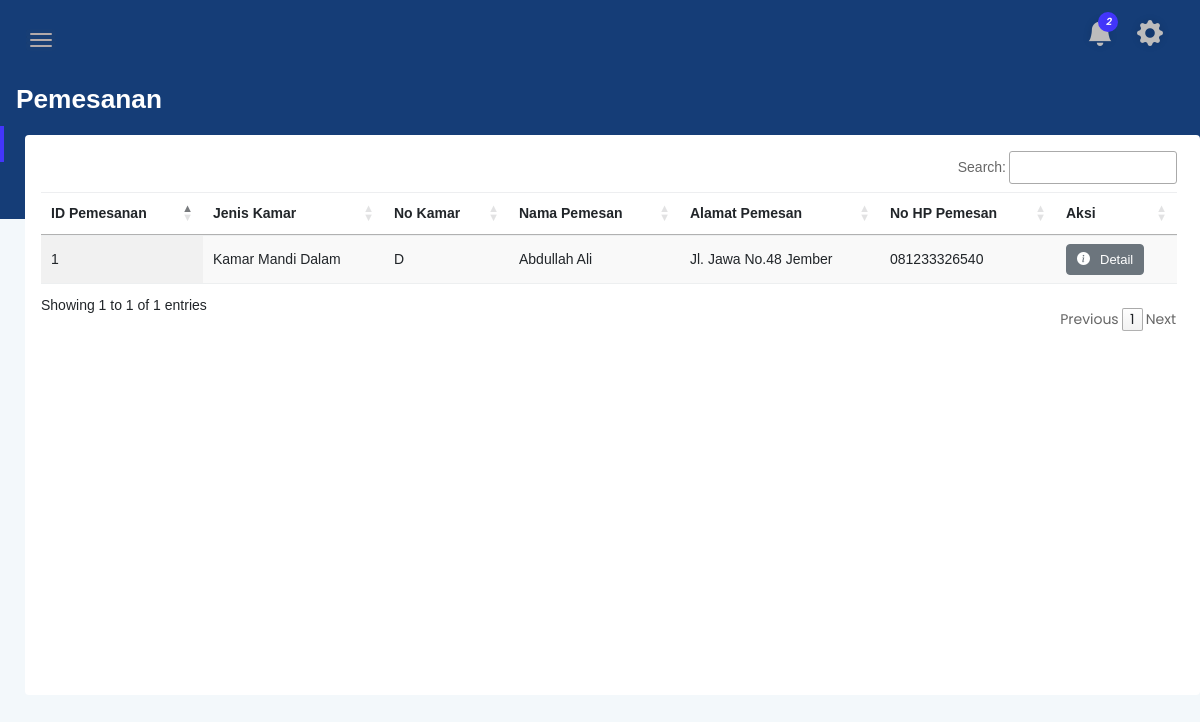
Page /admin/booking.php (signed in) on the committed database.
### tables this page shows
CREATE TABLE `pemesanan` (
  `id_psn` int(255) UNSIGNED NOT NULL,
  `jenis_kamar_psn` varchar(255) NOT NULL,
  `no_kamar_psn` varchar(255) NOT NULL,
  `nama_psn` varchar(255) NOT NULL,
  `alamat_psn` varchar(255) NOT NULL,
  `no_hp_psn` varchar(255) NOT NULL,
  `lampiran_ktp_psn` varchar(255) NOT NULL,
  `tgl_psn` date NOT NULL
);

### admin/method/pemesanan/ViewPemesanan.php
<?php
include 'database/config.php';
$sql = "SELECT * FROM pemesanan";
$hasil = mysqli_query($conn, $sql);
while ($data = mysqli_fetch_array($hasil, MYSQLI_ASSOC)) {
?>
    <tr>
        <td>
            <?php echo $data['id_psn']; ?>
        </td>
        <td>
            <?php echo $data['jenis_kamar_psn']; ?>
        </td>
        <td>
            <?php echo $data['no_kamar_psn']; ?>
        </td>
        <td>
            <?php echo $data['nama_psn']; ?>
        </td>
        <td>
            <?php echo $data['alamat_psn']; ?>
        </td>
        <td>
            <?php echo $data['no_hp_psn']; ?>
        </td>
        <th>
            <button class="btn btn-secondary btn-xs" data-bs-toggle="modal" data-bs-target="#detail_pemesanan<?php echo $data['id_psn']; ?>">
                <i class="bi-info-circle-fill" style="padding-right: 10px;"></i>Detail
            </button>
        </th>
    </tr>
<?php
}
?>

### admin/css/typography.css (style rules this page uses)
body { font-size: 14px; font-family: 'Lato', sans-serif; }
button { cursor: pointer; outline: none!important; letter-spacing: 0; }

### admin/css/default-css.css (style rules this page uses)
* { margin: 0; padding: 0; box-sizing: border-box; }
*, *:before, *:after { -moz-box-sizing: border-box; -webkit-box-sizing: border-box; box-sizing: border-box; }
html { -webkit-font-smoothing: antialiased; }
body { background: #fff; font-weight: normal; -webkit-font-smoothing: antialiased; -webkit-text-size-adjust: 100%; }
:root { --primary-color: #4336FB; }

### admin/css/styles.css (style rules this page uses)
.btn { padding: 11px 17px; font-size: 13px; letter-spacing: 0; }
.btn-xs { padding: 5px 10px; }
table tr th { border-bottom: none; }
table tr th, table tr td { border-top: 1px solid rgba(120, 130, 140, 0.13) !important; }

### admin/css/calendar.css (style rules this page uses)
body { height: 100%; width: 100%; margin: 0; background: #005C97; background: -webkit-linear-gradient(left, #363795, #005C97); background: -moz-linear-gradient(left, #363795, #005C97); background: -o-linear-gradient(left, #363795, #005C97); background: linear-gradient(to right, #363795, #005C97); font-family: Helvetica; }

### rows in the picture
pemesanan: id_psn "1", jenis_kamar_psn "Kamar Mandi Dalam", no_kamar_psn "D", nama_psn "Abdullah Ali", alamat_psn "Jl. Jawa No.48 Jember", no_hp_psn "081233326540"
